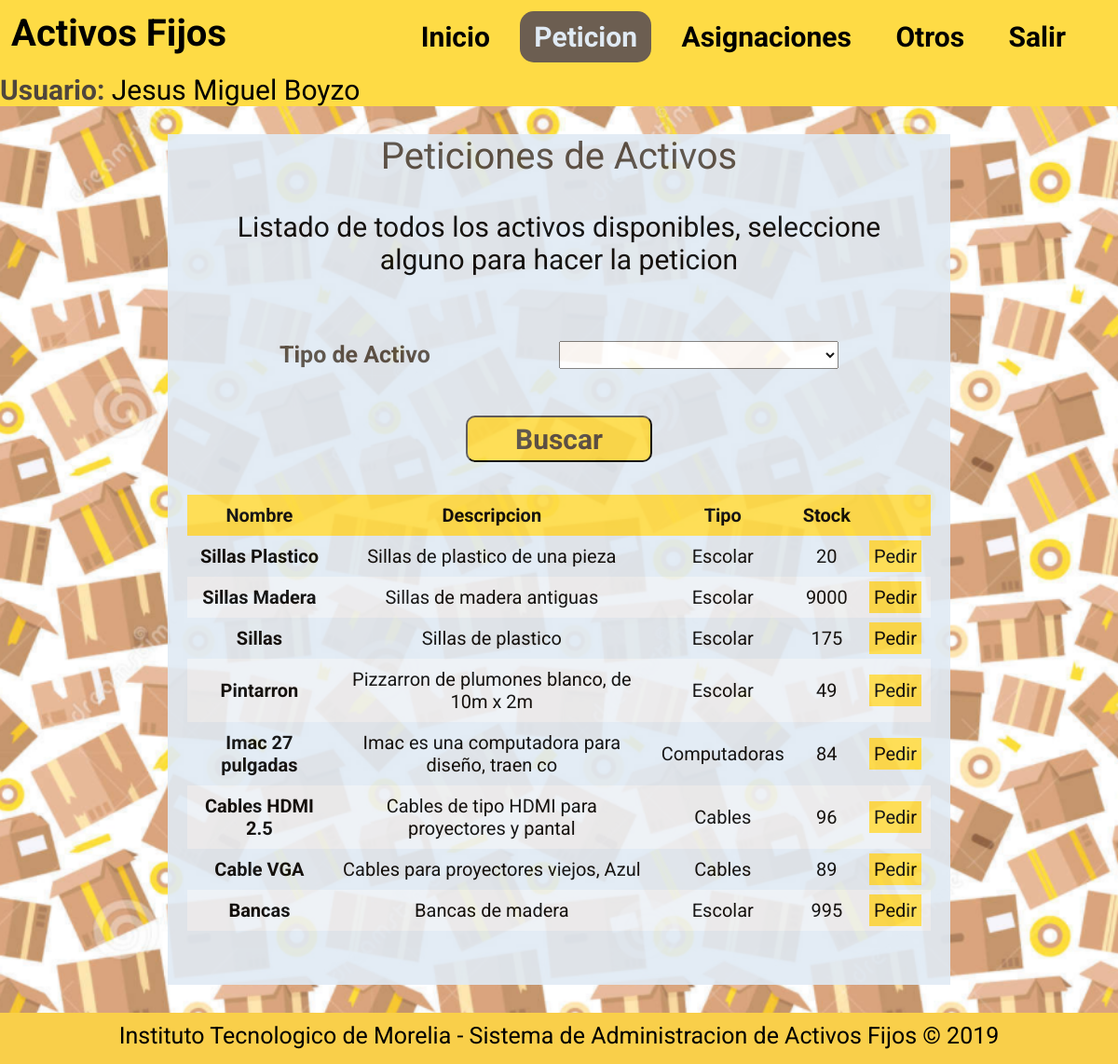
The app's page /index.php?op=20 (signed in) with its own data.
### tables this page shows
CREATE TABLE IF NOT EXISTS `ACTIVO` (
  `ID_ACTIVO` int(11) NOT NULL AUTO_INCREMENT,
  `NOMBRE` varchar(45) NOT NULL,
  `DESCRIPCION` varchar(45) DEFAULT NULL,
  `CANTIDAD_TOTAL` varchar(45) NOT NULL,
  `CANTIDAD_DISPONIBLE` varchar(45) NOT NULL,
  `FECHA_COMPRA` date NOT NULL,
  `ID_TIPO` int(11) NOT NULL,
  PRIMARY KEY (`ID_ACTIVO`),
  KEY `fk_ACTIVO_TIPO_ACTIVO1_idx` (`ID_TIPO`)
);

CREATE TABLE IF NOT EXISTS `TIPO_ACTIVO` (
  `ID_TIPO` int(11) NOT NULL AUTO_INCREMENT,
  `TIPO` varchar(45) NOT NULL,
  PRIMARY KEY (`ID_TIPO`)
);

### Procesa/bd.php (called while the page is built, shortened)
<?php
function bd_consulta($query)
{
	$hostname="localhost";
	$user="root";
	$password="";
	$bd="activosfijos";
	$connection = mysqli_connect($hostname , $user , $password);
	mysqli_select_db ($connection, $bd);
	$result = mysqli_query($connection, $query);
	return $result;
}
?>

### disponibles.php (the view, shortened to what this page needs)
<?php
  $idTipo = 0;
?>
<div class="Titulo">
  <p>Peticiones de Activos</p>
</div>
<div class="Texto">
  <p>Listado de todos los activos disponibles, seleccione alguno para hacer la peticion</p>
</div>
<form class="Formulario" action="index.php" method="get">
  <div class="Informacion">
    <div>
      <label for="tipo">Tipo de Activo</label>
      <select name="tipo">
        <option value="0" <?php if ($idTipo == 0) echo "selected"; ?> ></option>
        <?php
          $query = 'SELECT * FROM TIPO_ACTIVO';
          $result=bd_consulta($query);
          while ($row=mysqli_fetch_assoc($result)) {
            ?>
            <option value="<?php echo $row["ID_TIPO"] ?>" <?php if ($idTipo == $row["ID_TIPO"]) echo "selected"; ?> ><?php echo $row["TIPO"] ?></option>
            <?php
          }
        ?>
      </select>
    </div>
  </div>
  <div class="Botones">
    <div>
      <input type="submit" value="Buscar">
    </div>
  </div>
</form>
<table>
  <thead>
    <tr>
      <th>Nombre</th>
      <th>Descripcion</th>
      <th>Tipo</th>
      <th>Stock</th>
      <th></th>
    </tr>
  </thead>
  <tbody>
    <?php
      if ($idTipo == 0) {
        $query = 'SELECT * FROM ACTIVO INNER JOIN TIPO_ACTIVO ON ACTIVO.ID_TIPO = TIPO_ACTIVO.ID_TIPO
                  WHERE CANTIDAD_DISPONIBLE > 0
                  ORDER BY NOMBRE DESC';
      }else {
        $query = 'SELECT * FROM ACTIVO INNER JOIN TIPO_ACTIVO ON ACTIVO.ID_TIPO = TIPO_ACTIVO.ID_TIPO
                  WHERE ACTIVO.ID_TIPO = '.$idTipo.' AND CANTIDAD_DISPONIBLE > 0
                  ORDER BY NOMBRE DESC';
      }
      $result=bd_consulta($query);
      while ($row=mysqli_fetch_assoc($result)) {
        $row["FECHA_COMPRA"] = substr($row["FECHA_COMPRA"],8,2)."/".substr($row["FECHA_COMPRA"],5,2)."/".substr($row["FECHA_COMPRA"],0,4);
        ?>
        <tr>
          <th><?php echo $row["NOMBRE"] ?></th>
          <td><?php echo $row["DESCRIPCION"] ?></td>
          <td><?php echo $row["TIPO"] ?></td>
          <td><?php echo $row["CANTIDAD_DISPONIBLE"] ?></td>
          <td><a href="index.php?op=21&&id=<?php echo $row["ID_ACTIVO"] ?>" id="Pedir">Pedir</a></td>
        </tr>
        <?php
      }
    ?>
  </tbody>
</table>

### encabezado.php (shortened to what this page needs)
<?php
  include("Procesa/bd.php");
  if (!isset($_GET["op"]))
    $op = 1;
  else
    $op = $_GET["op"];
?>
<!DOCTYPE html>
<html lang="es" dir="ltr">
  <head>
    <link rel="stylesheet" href="CSS/estilo.css">
  </head>
  <body>
    <header>
      <div class="Titulo">
        <h1>Activos Fijos</h1>
      </div>
      <div class="Menu">
        <?php
          include("menu.php");
        ?>
      </div>
    </header>
    <?php
      if (isset($_SESSION["nombre"])) {
        ?>
        <div class="Usuario">
          <p><label>Usuario: </label><?php echo $_SESSION["nombre"]; ?></p>
        </div>
        <?php
      }
    ?>
    <section>

### menu.php (shortened to what this page needs)
<?php
  switch ($op) {
      ?>
      <?php
    case 10:
    case 11:
    case 12:
    case 20:
    case 21:
    case 30:
    case 40:
        ?>
        <a href="index.php?op=10" <?php if ($op==10 || $op==11 || $op==12) echo 'id="ventanaActual"'; ?>>Inicio</a>
        <a href="index.php?op=20" <?php if ($op==20 || $op==21) echo 'id="ventanaActual"'; ?>>Peticion</a>
        <a href="index.php?op=30" <?php if ($op==30) echo 'id="ventanaActual"'; ?>>Asignaciones</a>
        <a href="index.php?op=40" <?php if ($op==40) echo 'id="ventanaActual"'; ?>>Otros</a>
        <a href="salir.php" <?php if ($op==60) echo 'id="ventanaActual"'; ?>>Salir</a>
        <?php
      break;
      ?>
        <?php
  }
?>

### index.php (shortened to what this page needs)
<?php
  include("encabezado.php");
  if ($_SESSION["OK"] == false) {
    switch ($op) {
      case 1:
          include("login.php");
        break;
      case 2:
          include("registro.php");
        break;
      case 3:
          include("loginAdmin.php");
        break;
    }
  }
  else {
    if ($_SESSION["tipo"] == "Normal") {
      switch ($op) {
        case 20:
            include("disponibles.php");
          break;
      }
    }else if ($_SESSION["tipo"] == "Administrador"){
      switch ($op) {
        case 100:
            include("bienvenidaAdmin.php");
          break;
        case 101:
            include("cambiarContraseña.php");
          break;
        case 110:
            include("almacen.php");
          break;
        case 111:
            include("editarActivo.php");
          break;
        case 112:
            include("nuevoActivo.php");
          break;
        case 113:
            include("nuevoTipoActivo.php");
          break;
        case 120:
            include("peticiones.php");
          break;
        case 121:
            include("asignarActivo.php");
          break;
        case 130:
            include("asignacionesTodas.php");
          break;
        case 131:
            include("asignacionesActivo.php");
          break;
        case 132:
            include("asignacionesUsuarios.php");
          break;
        case 134:
            include("asignacionesActivoIndividual.php");
          break;
        case 135:
            include("asignacionUsuario.php");
          break;
        case 136:
            include("buscarUsuario.php");
          break;
        case 137:
            include("buscarActivo.php");
          break;
        case 138:
            include("activosBuscarLike.php");
          break;
        case 140:
            include("historialUsuarios.php");
          break;
        case 141:
            include("historialActivos.php");
          break;
        case 142:
            include("historialUsuario.php");
          break;
        case 143:
            include("historialActivo.php");
          break;
        }
    }
  }
  include("pie.php");
?>

### pie.php (shortened to what this page needs)
      <br><br>
    </section>
    <footer>Instituto Tecnologico de Morelia - Sistema de Administracion de Activos Fijos &copy; 2019</footer>
  </body>
</html>

### CSS/estilo.css (style rules this page uses)
* { margin: 0; padding: 0; font-family: 'Roboto', sans-serif; }
header, section, footer, aside, nav, article, figure, figcaption { display: block; }
body { background: url('Fondo.png'); color: #000000; background-size: cover; }
header { background: #fedb45; width: 100%; height: auto; z-index: 1000; overflow: hidden; display: block; padding: 1% 0; -webkit-transition: all 1s ease; -moz-transition: all 1s ease; -ms-transition: all 1s ease; -o-transition: all 1s ease; transition: all 1s ease; }
header .Titulo { display:block; width:250px; vertical-align: middle; margin-left: 1%; font-size: 20px; float: left; }
header .Menu { display:block; width:auto; vertical-align: middle; margin-right: 3%; font-size: 30px; float: right; }
header .Menu a { display: inline-block; color: #000000; text-decoration: none; line-height: normal; font-size: 30px; font-weight: bold; padding: 10px 15px; margin: 0 5px; -webkit-transition:all 500ms ease; -moz-transition:all 500ms ease; -o-transition:all 500ms ease; transition:all 500ms ease; }
header #ventanaActual { color: #e0eaf4; background:#6c5e51; border-radius: 15px; }
.Usuario { background: #fedb45; width: 100%; font-size: 30px; }
.Usuario label { color: #4f463d; font-weight: bold; }
section { width: 70%; background: #e0eaf4; min-height: 80vh; font-size: 25px; text-align: center; margin: 30px auto; opacity: 0.9; }
section .Titulo { color: #4f463d; font-size: 40px; }
section .Texto { color: #000000; padding: 5px; margin: 30px; font-size: 30px; position: relative; }
section .Formulario { color: #000000; padding: 5px; margin: 30px; font-size: 30px; position: relative; z-index: 10; }
section .Formulario .Informacion div { margin: 30px auto; width: 600px; overflow: hidden; display: block; vertical-align: middle; }
section .Formulario .Informacion div label { color: #4f463d; font-size: 25px; font-weight: bold; float: left; vertical-align: middle; margin: auto; }
section .Formulario .Informacion div select { color: #000000; float: right; width: 300px; height: 30px; font-size: 20px; font-weight: bold; vertical-align: middle; margin: auto; }
section .Formulario .Botones div { width: 100%; margin-top: 50px; }
section .Formulario .Botones div input { margin: auto; width: 200px; height: 50px; font-size: 30px; background: #fedb45; color: #4f463d; font-weight: bold; border-radius: 10px; }
table { margin: auto; width: 95%; font-size: 20px; text-align: center; font-weight: normal; border-collapse: collapse; }
table thead { background: #fedb45; font-size: 20px; font-weight: bold; text-align: center; color: #000000; }
table th, td { padding: 10px; }
table tr:nth-child(even) { background: #edf1f6; }
table #Pedir { background: #fedb45; color: #000000; padding: 5px; text-decoration: none; }
footer { width: 100%; height: 35px; align-self: flex-end; color: #000000; background: #f9cf4a; padding: 10px 0px; font-size: 25px; text-align: center; }

### records on screen
activo: NOMBRE "Sillas Plastico", DESCRIPCION "Sillas de plastico de una pieza", ID_TIPO.TIPO "Escolar", CANTIDAD_DISPONIBLE "20"
activo: NOMBRE "Sillas Madera", DESCRIPCION "Sillas de madera antiguas", ID_TIPO.TIPO "Escolar", CANTIDAD_DISPONIBLE "9000"
activo: NOMBRE "Sillas", DESCRIPCION "Sillas de plastico", ID_TIPO.TIPO "Escolar", CANTIDAD_DISPONIBLE "175"
activo: NOMBRE "Pintarron", DESCRIPCION "Pizzarron de plumones blanco, de 10m x 2m", ID_TIPO.TIPO "Escolar", CANTIDAD_DISPONIBLE "49"
activo: NOMBRE "Imac 27 pulgadas", DESCRIPCION "Imac es una computadora para diseño, traen co", ID_TIPO.TIPO "Computadoras", CANTIDAD_DISPONIBLE "84"
activo: NOMBRE "Cables HDMI 2.5", DESCRIPCION "Cables de tipo HDMI para proyectores y pantal", ID_TIPO.TIPO "Cables", CANTIDAD_DISPONIBLE "96"
activo: NOMBRE "Cable VGA", DESCRIPCION "Cables para proyectores viejos, Azul", ID_TIPO.TIPO "Cables", CANTIDAD_DISPONIBLE "89"
activo: NOMBRE "Bancas", DESCRIPCION "Bancas de madera", ID_TIPO.TIPO "Escolar", CANTIDAD_DISPONIBLE "995"

### other values on screen
$_SESSION["nombre"] "Jesus Miguel Boyzo"
